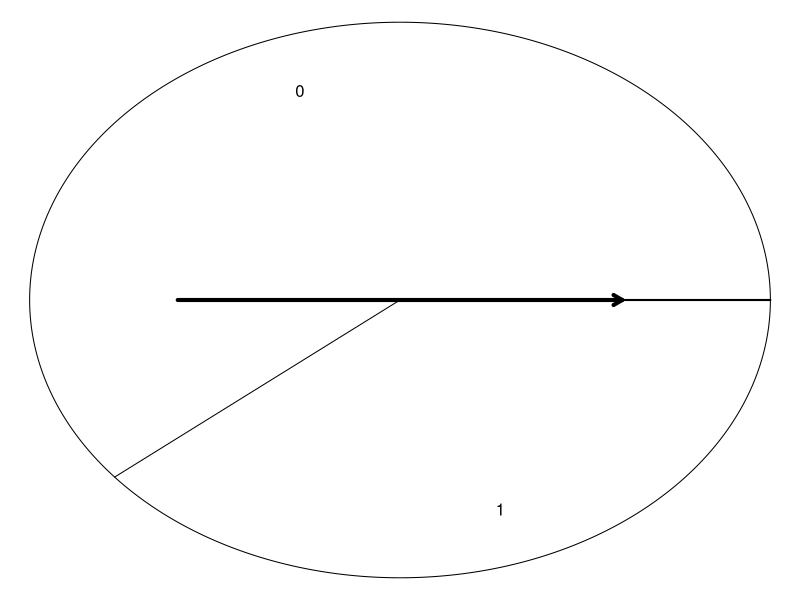

Here is the R script that generated this plot:
## ---- chunk 1
n= sample(2:6,1)
p = round(runif(1,0.05,0.95),2)

mu = sum(n*p)
sig = sqrt(n*p*(1-p))

u = runif(n,0,1)
h = u>p
x = sum(h)
## ---- chunk 2
par(mar=c(0,0,0,0))
plot(1,1,xlim=c(-1,1),ylim=c(-1,1),ann=F,axes=F,type='n')
thetas = 1:1000 / 1000 * 2 * pi
xs = cos(thetas)
ys = sin(thetas)
polygon(xs,ys)

lines(c(0,cos(p*2*pi)),c(0,sin(p*2*pi)))
lines(c(0,1),c(0,0),lwd=2)

text(0.8*cos(mean(c(0,p))*2*pi),0.8*sin(mean(c(0,p))*2*pi),0)
text(0.8*cos(mean(c(p,1))*2*pi),0.8*sin(mean(c(p,1))*2*pi),1)

arrows(-0.6,0,0.6,0,lwd=4,length=0.1)
## ---- chunk 3
ss = ''
for(x in 0:n){
  ss = paste(ss,"|",x,"|$({_",n,"C_",x,"})(",p,")^{",x,"}(1-",p,")^{",n,"-",x,"}$ |",signif(dbinom(x,n,p),3),"|\n",sep="")
}
## ---- chunk 4
x = 0:n
P = signif(dbinom(x,n,p),3)
mu = signif(sum(P*x),4)
sig = signif(sqrt(sum(P*(x-mu)^2)),2)
c3 = signif(x*P,3)
c4 = signif(x-mu,3)
c5 = signif((x-mu)^2,3)
c6 = signif(P*(x-mu)^2,3)
s2 = ''
for(i in 1:(n+1)){
    s2 = paste(s2,'|',x[i],'|',P[i],'|',c4[i],'|',c5[i],'|',c6[i],'|')
    if(i < n){
        s2 = paste(s2,'\n')
    }
}
